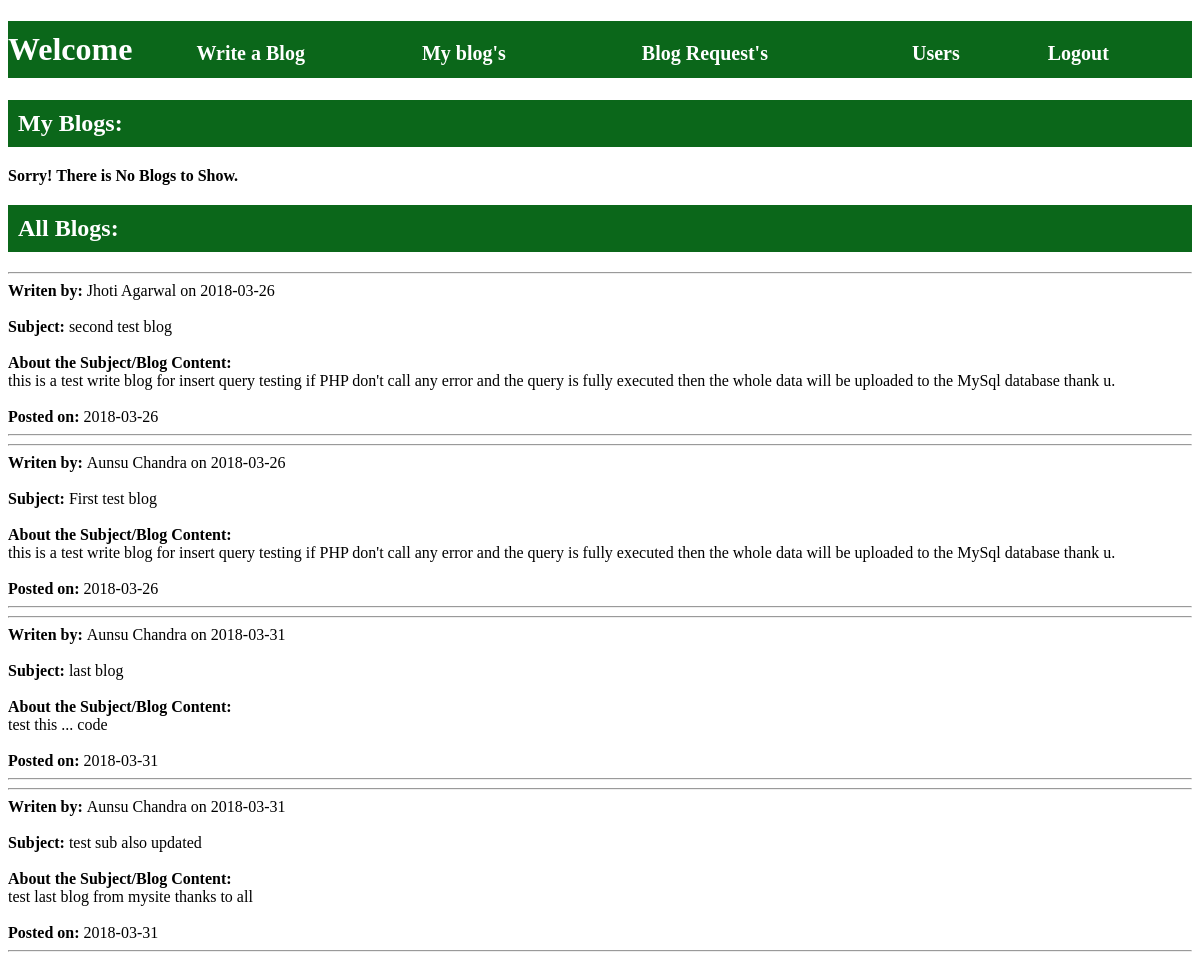
The app's page /m_blog.php with its own data.
### tables this page shows
CREATE TABLE `blog` (
  `b_id` int(11) NOT NULL,
  `b_sub` varchar(255) NOT NULL,
  `b_content` varchar(255) NOT NULL,
  `b_date` date NOT NULL,
  `b_time` time NOT NULL,
  `a_fname` varchar(255) NOT NULL
);

### m_blog.php (the view, shortened to what this page needs)
<?php
require 'db_link.php';
?>
<!DOCTYPE HTML>
<html lang="en-US">
<head>
	<link rel="stylesheet" href="style.css">
</head>
<body>
	<h1>Welcome <a href="home_a.php">Write a Blog </a> <a href="m_blog.php">My blog's</a><a href="req_a.php">Blog Request's</a> <a href="users_a.php">Users</a> <a href="logout.php">Logout</a></h1>
<h2>My Blogs: </h2>
<?php
$fn=$_SESSION['a_fn'];
$sql="select * from blog where a_fname='$fn' order by b_time desc";
$md=mysqli_query($cnt,$sql) or die("Can not fetch data from database ".mysqli_error($cnt));
if(mysqli_num_rows($md)>0){
      while($r=mysqli_fetch_array($md))
      {
          ?>
<hr>
<strong> Subject: </strong><?php echo $r['b_sub'] ?><br><br>
<strong>About the Subject/Blog: </strong><br><?php echo $r['b_content'] ?><br><br>
<strong>Posted on: </strong><?php echo $r['b_date'] ?> <br><br>
<a href="m_blog.php?del=<?php echo $r['b_id'] ?>">&nbsp; Delete this blog &nbsp;</a><br><br>
<a href="upd_blog_a.php?upd=<?php echo $r['b_id'] ?>">&nbsp; Update this blog &nbsp;</a><br><br>
<a href="fetch_comm_a.php?code=<?php echo $r['b_id'] ?>">&nbsp; Show Commments for this Blog &nbsp;</a>
<hr>
<?php
    if(isset($_GET['del'])){
        $msgd ="";
        $id = $_GET['del'];
        $query = "DELETE FROM blog WHERE b_id = $id";
        $fire = mysqli_query($cnt,$query) or die("Can not delete the data from database.". mysqli_error($cnt));
        if($fire) {
            $msgd = "Blog deleted from database";
            header("Location: m_blog.php");
        };
    }
?>
<?php
        }
        }
    else{ ?>
     <strong>Sorry! There is No Blogs to Show.</strong>
    <?php } ?>
<h2>All Blogs: </h2>
<?php
$sql="select * from blog order by b_time desc";
$md=mysqli_query($cnt,$sql) or die("Can not fetch data from database ".mysqli_error($cnt));
if(mysqli_num_rows($md)>0){
      while($r=mysqli_fetch_array($md))
      {
          ?>
<hr>
<strong>Writen by: </strong><?php echo $r['a_fname'] ?> on <?php echo $r['b_date'] ?><br><br>
<strong> Subject: </strong><?php echo $r['b_sub'] ?><br><br>
<strong>About the Subject/Blog Content: </strong><br><?php echo $r['b_content'] ?><br><br>
<strong>Posted on: </strong><?php echo $r['b_date'] ?>
<hr>
<?php
        }
        }
    else{ ?>
     <strong>Sorry! There is No Blogs to Show.</strong>
    <?php } ?>
</body>
</html>

### style.css (style rules this page uses)
h1 { background:#0B671A; padding:10px 0px; color:white; }
h2 { background:#0B671A; padding:10px; color:white; }
a { text-decoration: none; color:white; background:#0B671A; font-size: 20px; }

### records on screen
blog: a_fname "Jhoti Agarwal", b_date "2018-03-26", b_sub "second test blog", b_content "this is a test write blog for insert query testing if PHP don't call any error and the query is fully executed then the whole data will be uploaded to the MySql database thank u."
blog: a_fname "Aunsu Chandra", b_date "2018-03-26", b_sub "First test blog", b_content "this is a test write blog for insert query testing if PHP don't call any error and the query is fully executed then the whole data will be uploaded to the MySql database thank u."
blog: a_fname "Aunsu Chandra", b_date "2018-03-31", b_sub "last blog", b_content "test this ... code"
blog: a_fname "Aunsu Chandra", b_date "2018-03-31", b_sub "test sub also updated", b_content "test last blog from mysite thanks to all"
